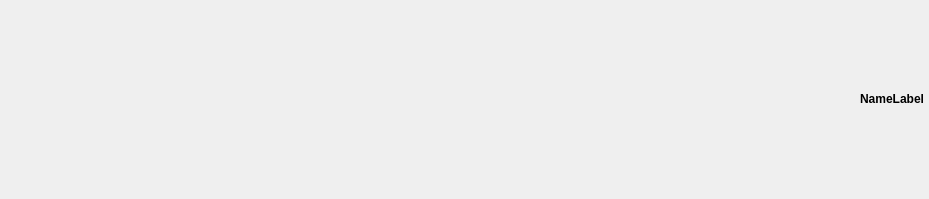
<?xml version="1.0" encoding="UTF-8"?>
<ui version="4.0">
 <class>AttributeControllerWidget</class>
 <widget class="QWidget" name="AttributeControllerWidget">
  <property name="geometry">
   <rect>
    <x>0</x>
    <y>0</y>
    <width>929</width>
    <height>199</height>
   </rect>
  </property>
  <property name="sizePolicy">
   <sizepolicy hsizetype="MinimumExpanding" vsizetype="Fixed">
    <horstretch>0</horstretch>
    <verstretch>0</verstretch>
   </sizepolicy>
  </property>
  <property name="font">
   <font>
    <family>Segoe UI</family>
   </font>
  </property>
  <property name="windowTitle">
   <string>Attribute Controller</string>
  </property>
  <layout class="QVBoxLayout" name="verticalLayout_2">
   <property name="spacing">
    <number>0</number>
   </property>
   <property name="margin">
    <number>0</number>
   </property>
   <item>
    <widget class="QFrame" name="frame">
     <property name="sizePolicy">
      <sizepolicy hsizetype="MinimumExpanding" vsizetype="Minimum">
       <horstretch>0</horstretch>
       <verstretch>0</verstretch>
      </sizepolicy>
     </property>
     <property name="frameShape">
      <enum>QFrame::NoFrame</enum>
     </property>
     <property name="frameShadow">
      <enum>QFrame::Plain</enum>
     </property>
     <layout class="QVBoxLayout" name="verticalLayout_3">
      <property name="spacing">
       <number>0</number>
      </property>
      <property name="margin">
       <number>0</number>
      </property>
      <item>
       <layout class="QHBoxLayout" name="horizontalLayout">
        <property name="sizeConstraint">
         <enum>QLayout::SetDefaultConstraint</enum>
        </property>
        <property name="topMargin">
         <number>1</number>
        </property>
        <property name="bottomMargin">
         <number>1</number>
        </property>
        <item>
         <widget class="QLabel" name="nameLabel">
          <property name="sizePolicy">
           <sizepolicy hsizetype="Minimum" vsizetype="Fixed">
            <horstretch>0</horstretch>
            <verstretch>0</verstretch>
           </sizepolicy>
          </property>
          <property name="font">
           <font>
            <pointsize>9</pointsize>
            <weight>75</weight>
            <bold>true</bold>
           </font>
          </property>
          <property name="text">
           <string>NameLabel</string>
          </property>
          <property name="alignment">
           <set>Qt::AlignRight|Qt::AlignTrailing|Qt::AlignVCenter</set>
          </property>
         </widget>
        </item>
        <item>
         <layout class="QVBoxLayout" name="verticalLayout">
          <property name="spacing">
           <number>5</number>
          </property>
          <property name="leftMargin">
           <number>5</number>
          </property>
         </layout>
        </item>
       </layout>
      </item>
     </layout>
    </widget>
   </item>
  </layout>
 </widget>
 <resources/>
 <connections/>
</ui>
